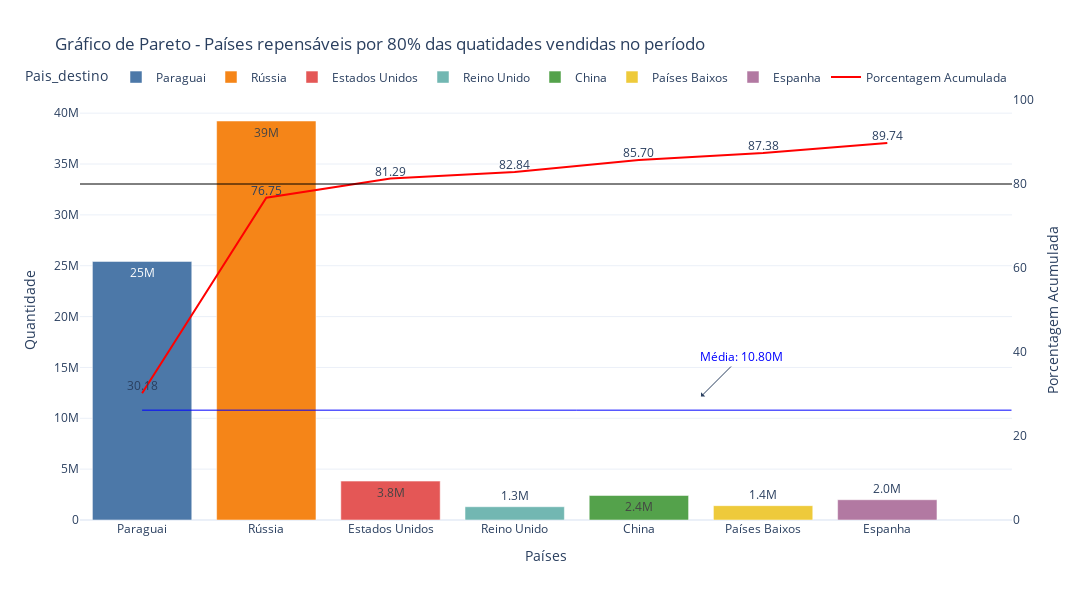

The notebook cell saved with this chart:
### Markdown cell above
**Paraguai, Rússia, Estados Unidos, Reino Unido, China, Países Baixos e Espanha são responsáveis por 80% do total vendido**

### Code cell
plot_pareto(
    total_pareto,
    "Pais_destino",
    "Quantidade",
    "Pais_destino",
    "Porcentagem_acumulada_quantidade",
    "Gráfico de Pareto - Países repensáveis por 80% das quatidades vendidas no período",
    "Países",
    "Quantidade",
    total_pareto.Quantidade.mean()
)

### Figure 1 — Plotly figure (JSON) as saved in the notebook; plotly's stock layout.template omitted (floating-point values rounded to 4 significant figures)
{"data": [{"alignmentgroup": "True", "hovertemplate": "Pais_destino=%{x}<br>Quantidade=%{y}<extra></extra>", "legendgroup": "Paraguai", "marker": {"color": "#4C78A8", "pattern": {"shape": ""}}, "name": "Paraguai", "offsetgroup": "Paraguai", "orientation": "v", "showlegend": true, "textposition": "auto", "texttemplate": "%{y:.2s}", "type": "bar", "x": ["Paraguai"], "xaxis": "x", "y": [25423559], "yaxis": "y"}, {"alignmentgroup": "True", "hovertemplate": "Pais_destino=%{x}<br>Quantidade=%{y}<extra></extra>", "legendgroup": "Rússia", "marker": {"color": "#F58518", "pattern": {"shape": ""}}, "name": "Rússia", "offsetgroup": "Rússia", "orientation": "v", "showlegend": true, "textposition": "auto", "texttemplate": "%{y:.2s}", "type": "bar", "x": ["Rússia"], "xaxis": "x", "y": [39230153], "yaxis": "y"}, {"alignmentgroup": "True", "hovertemplate": "Pais_destino=%{x}<br>Quantidade=%{y}<extra></extra>", "legendgroup": "Estados Unidos", "marker": {"color": "#E45756", "pattern": {"shape": ""}}, "name": "Estados Unidos", "offsetgroup": "Estados Unidos", "orientation": "v", "showlegend": true, "textposition": "auto", "texttemplate": "%{y:.2s}", "type": "bar", "x": ["Estados Unidos"], "xaxis": "x", "y": [3822251], "yaxis": "y"}, {"alignmentgroup": "True", "hovertemplate": "Pais_destino=%{x}<br>Quantidade=%{y}<extra></extra>", "legendgroup": "Reino Unido", "marker": {"color": "#72B7B2", "pattern": {"shape": ""}}, "name": "Reino Unido", "offsetgroup": "Reino Unido", "orientation": "v", "showlegend": true, "textposition": "auto", "texttemplate": "%{y:.2s}", "type": "bar", "x": ["Reino Unido"], "xaxis": "x", "y": [1305329], "yaxis": "y"}, {"alignmentgroup": "True", "hovertemplate": "Pais_destino=%{x}<br>Quantidade=%{y}<extra></extra>", "legendgroup": "China", "marker": {"color": "#54A24B", "pattern": {"shape": ""}}, "name": "China", "offsetgroup": "China", "orientation": "v", "showlegend": true, "textposition": "auto", "texttemplate": "%{y:.2s}", "type": "bar", "x": ["China"], "xaxis": "x", "y": [2411701], "yaxis": "y"}, {"alignmentgroup": "True", "hovertemplate": "Pais_destino=%{x}<br>Quantidade=%{y}<extra></extra>", "legendgroup": "Países Baixos", "marker": {"color": "#EECA3B", "pattern": {"shape": ""}}, "name": "Países Baixos", "offsetgroup": "Países Baixos", "orientation": "v", "showlegend": true, "textposition": "auto", "texttemplate": "%{y:.2s}", "type": "bar", "x": ["Países Baixos"], "xaxis": "x", "y": [1410166], "yaxis": "y"}, {"alignmentgroup": "True", "hovertemplate": "Pais_destino=%{x}<br>Quantidade=%{y}<extra></extra>", "legendgroup": "Espanha", "marker": {"color": "#B279A2", "pattern": {"shape": ""}}, "name": "Espanha", "offsetgroup": "Espanha", "orientation": "v", "showlegend": true, "textposition": "auto", "texttemplate": "%{y:.2s}", "type": "bar", "x": ["Espanha"], "xaxis": "x", "y": [1993000], "yaxis": "y"}, {"line": {"color": "red"}, "mode": "lines+text", "name": "Porcentagem Acumulada", "text": ["30.18", "76.75", "81.29", "82.84", "85.70", "87.38", "89.74"], "textposition": "top center", "type": "scatter", "x": ["Paraguai", "Rússia", "Estados Unidos", "Reino Unido", "China", "Países Baixos", "Espanha"], "y": [30.18, 76.75, 81.29, 82.84, 85.7, 87.38, 89.74], "yaxis": "y2"}], "layout": {"annotations": [{"arrowhead": 1, "ax": 40, "ay": -40, "font": {"color": "blue"}, "showarrow": true, "text": "Média: 10.80M", "x": 4.5, "xref": "x", "y": 12140000.0}], "barmode": "relative", "height": 600, "legend": {"orientation": "h", "title": {"text": "Pais_destino"}, "tracegroupgap": 0, "x": 1, "xanchor": "right", "y": 1.02, "yanchor": "bottom"}, "shapes": [{"line": {"color": "black", "width": 1}, "type": "line", "x0": 0, "x1": 1, "xref": "paper", "y0": 80, "y1": 80, "yref": "y2"}, {"line": {"color": "blue", "width": 1}, "type": "line", "x0": 0, "x1": 7, "y0": 10800000.0, "y1": 10800000.0}], "title": {"text": "Gráfico de Pareto - Países repensáveis por 80% das quatidades vendidas no período"}, "width": 1300, "xaxis": {"anchor": "y", "categoryarray": ["Paraguai", "Rússia", "Estados Unidos", "Reino Unido", "China", "Países Baixos", "Espanha"], "categoryorder": "array", "domain": [0, 1], "title": {"text": "Países"}}, "yaxis": {"anchor": "x", "domain": [0, 1], "title": {"text": "Quantidade"}}, "yaxis2": {"overlaying": "y", "range": [0, 100], "showgrid": false, "side": "right", "title": {"text": "Porcentagem Acumulada"}}}}
